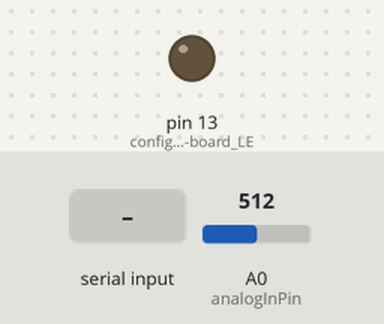
Simulated run of this sketch. Board: Arduino Uno, built with avr-gcc and run on an emulated ATmega328P. Parts: output pins drawn as LEDs (lit = HIGH). Inputs (shaded band) come from the test bench; at power-on: A0 (analogInPin) = 512. What the sketch prints to the serial monitor is not drawn.

Above: at 1.2 s.
1.3 s: "1" received over Serial
At 2.2 s:
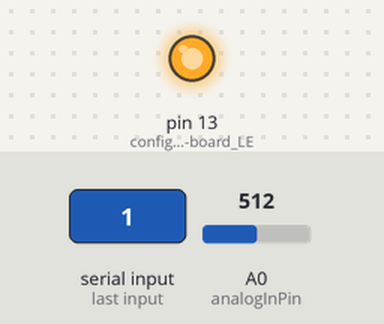
2.8 s: "0" received over Serial
At 3.3 s:
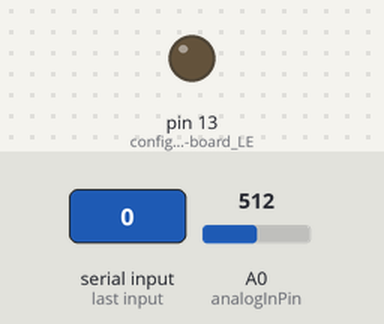
Timing chart, 0 to 5.8 s (numbered marks = the images above; inputs shaded):
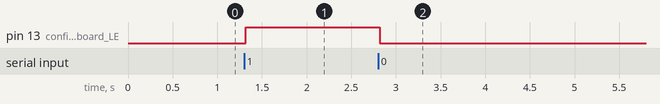

Measured:
- after the input at 1.3 s, pin 13 (configure_the_on-board_LE): LOW → HIGH at once
- after the input at 2.8 s, pin 13 (configure_the_on-board_LE): HIGH → LOW at once

The sketch:

comPC2Arduino.ino
```cpp
const int analogInPin = A0;  // Analog input pin that the potentiometer is attached to
const int analogOutPin = 9; // Analog output pin that the LED is attached to

int sensorValue = 0;        // value read from the pot
int outputValue = 0;        // value output to the PWM (analog out)

void setup() {
  // put your setup code here, to run once:
  Serial.begin(9600); // set the baud rate of 9600 bps
  Serial.println("Ready"); // print "Ready" once
  pinMode (13, OUTPUT); // configure the on-board LED as output
}

void loop() {
  // put your main code here, to run repeatedly:

  char inByte = ' ';
  int requesr_received;


  if (Serial.available())// if the receiver is full
  {
    // String(inByte) = Serial.readString();  // read the data
    requesr_received = Serial.read();
    Serial.print("Command received: ");
    switch (requesr_received) // read the data, one bit at a time, after reading the data will be destroyed. Alter: Serial.readBytes(buffer, length)
    {
      case '0':
                digitalWrite(13, LOW);
                Serial.println("0"); // send the data back in a new line so that it is not all one long line
                break;

      case '1':
                digitalWrite(13, HIGH);
                Serial.println("1"); // send the data back in a new line so that it is not all one long line
                break;

      default:
                Serial.print(requesr_received); // send the data back in a new line so that it is not all one long line
                break;
    }
  }

  // read the analog voltage in value:
  sensorValue = analogRead(analogInPin);

  // print the results to the Serial Monitor:
//  Serial.print("sensor = ");
  Serial.println(sensorValue);

  delay(2); // delay for 2 miliseconds for each loop

}
```
